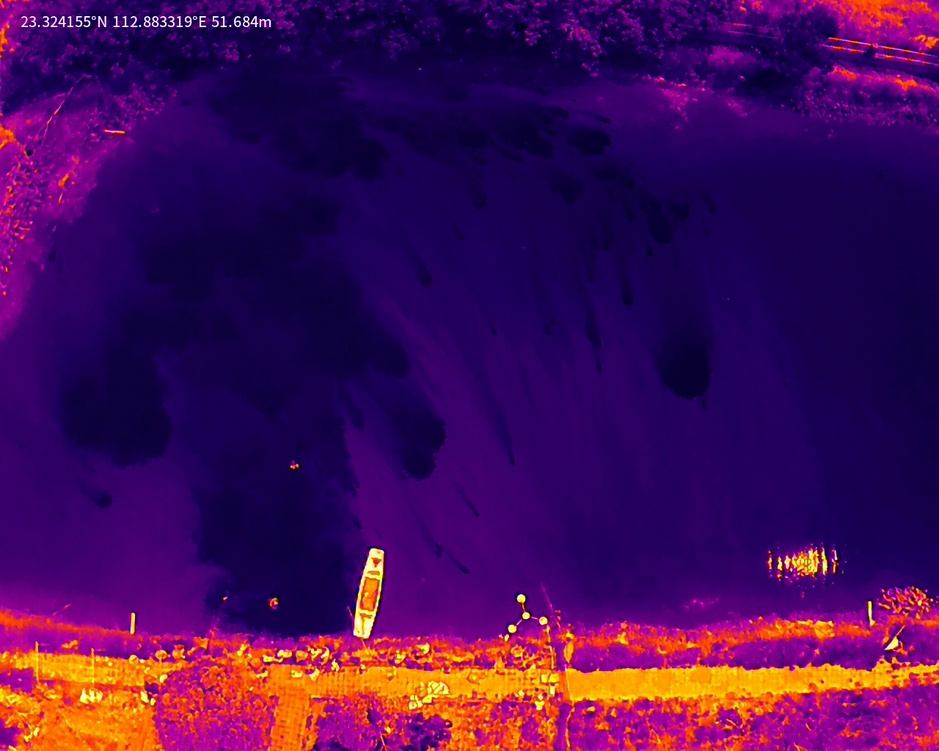
#> input picture 红外/imgs/T2.JPG, 939 x 751 px, shrunk from 1280 x 1024 before the run
$ python '红外其他颜色.py'
#> lines starting #> are read from the running program, lines starting #| are printed output that depends on the picture
import numpy as np
from PIL import Image
import matplotlib.pyplot as plt


image = Image.open('imgs/T2.JPG')
#> image is the input picture: PIL image 939x751 RGB; mean R, G, B 69.4, 12.9, 86.5
# 将图像转换为 numpy 数组
image_array = np.array(image)

# 检查图像的维度
print("Image shape:", image_array.shape)
#| Image shape: (751, 939, 3)
# 假设近红外波段在红色通道，绿光波段在绿色通道
nir_band = image_array[:, :, 0]  # 红色通道
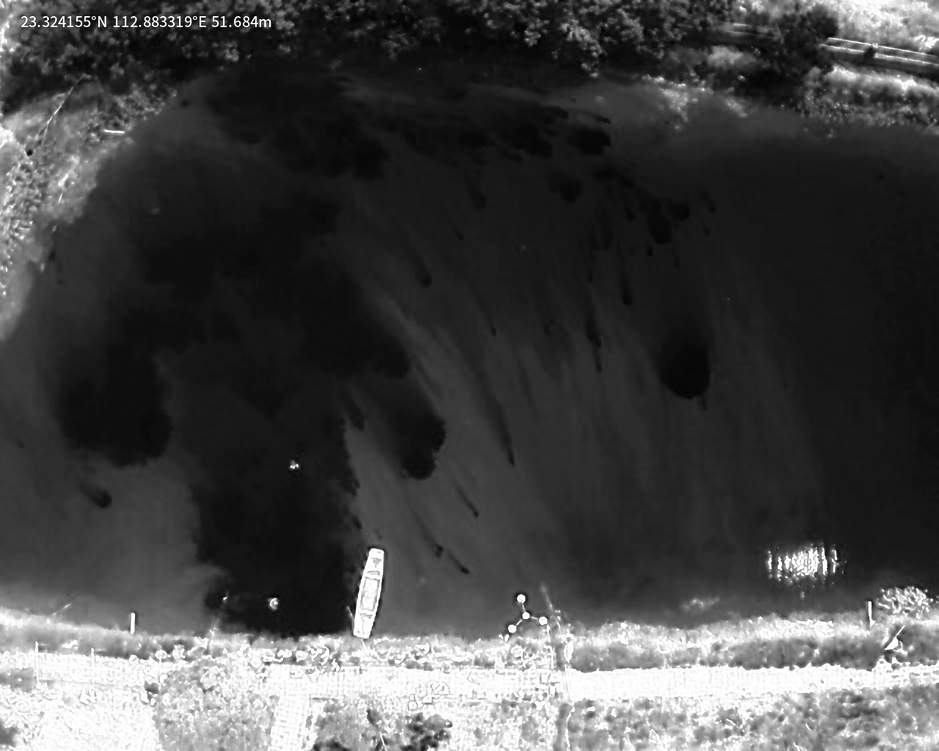
#> nir_band: shape (751, 939); min 0, max 255, mean 69.4
green_band = image_array[:, :, 1]  # 绿色通道
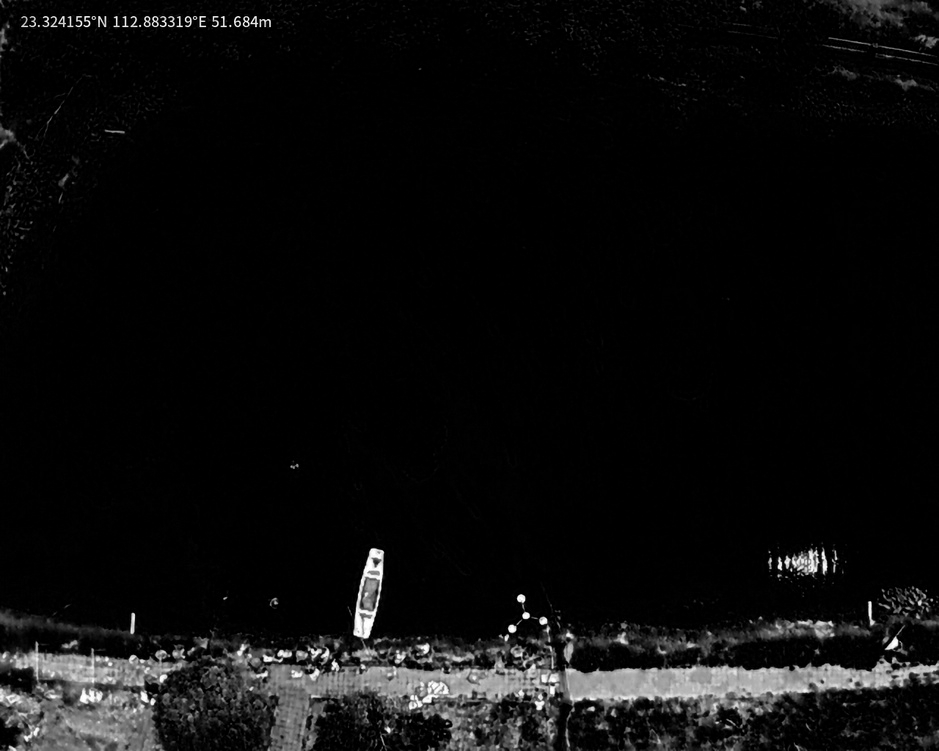
#> green_band: shape (751, 939); min 0, max 255, mean 12.9

# 计算 NDWI
ndwi = (green_band.astype(float) - nir_band.astype(float)) / ((green_band + nir_band))
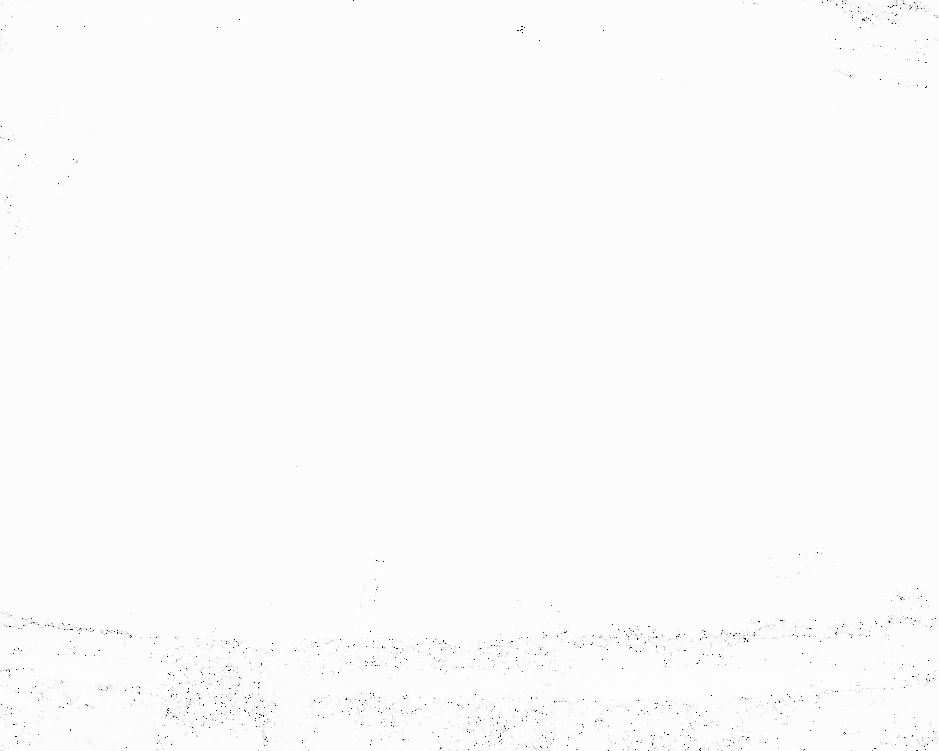
#> ndwi: shape (751, 939) float64; 0.05% of the values are NaN or infinite; the others: min -201, max 1, mean -1.29; drawn with min black, max white, NaN and infinite black

# 显示 NDWI 图像
plt.imshow(ndwi, cmap='BrBG')  # 使用绿色-棕色渐变色板
plt.colorbar()
plt.title('NDWI')
plt.show()
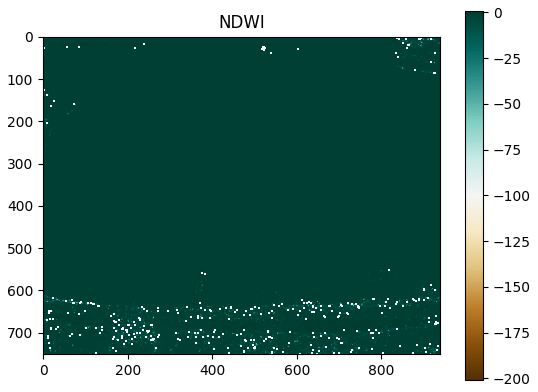
#> figure drawn by matplotlib, 2 panels

# 假彩色合成：将红外通道 (红色) 映射到R，红色映射到G，绿色映射到B
false_color_image = np.dstack((nir_band, image_array[:, :, 0], image_array[:, :, 1]))
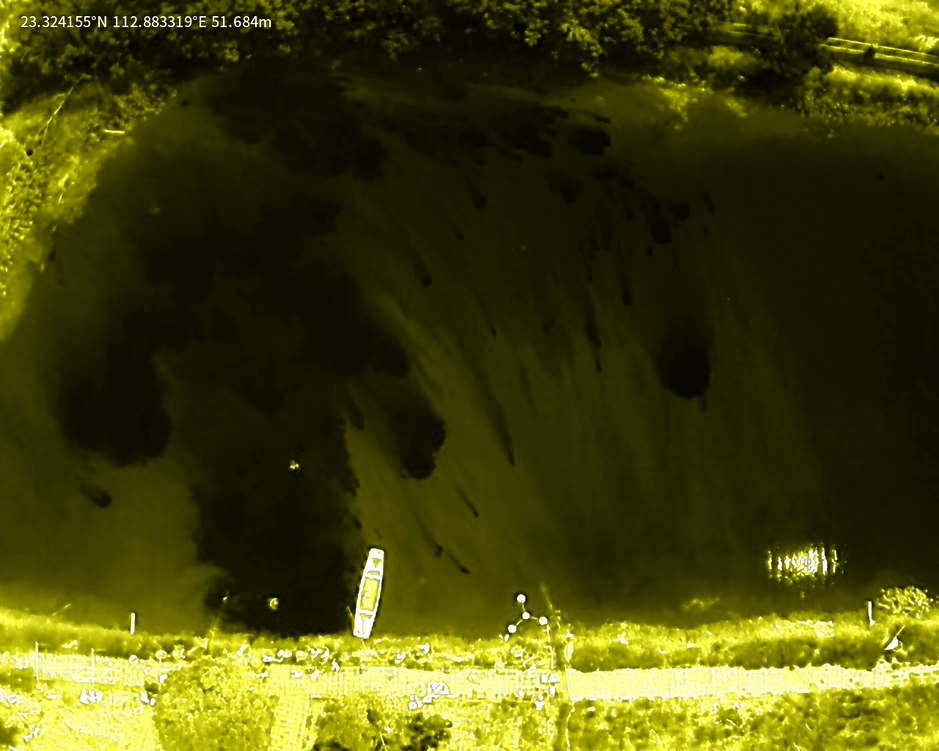
#> false_color_image: shape (751, 939, 3); mean R, G, B 69.4, 69.4, 12.9
# 归一化
false_color_image = false_color_image / np.max(false_color_image)

# 显示假彩色图像
plt.imshow(false_color_image)
plt.title('False Color Composite')
plt.axis('off')
plt.show()

$ run again, with 红外/imgs/T.JPG copied over 红外/imgs/T2.JPG
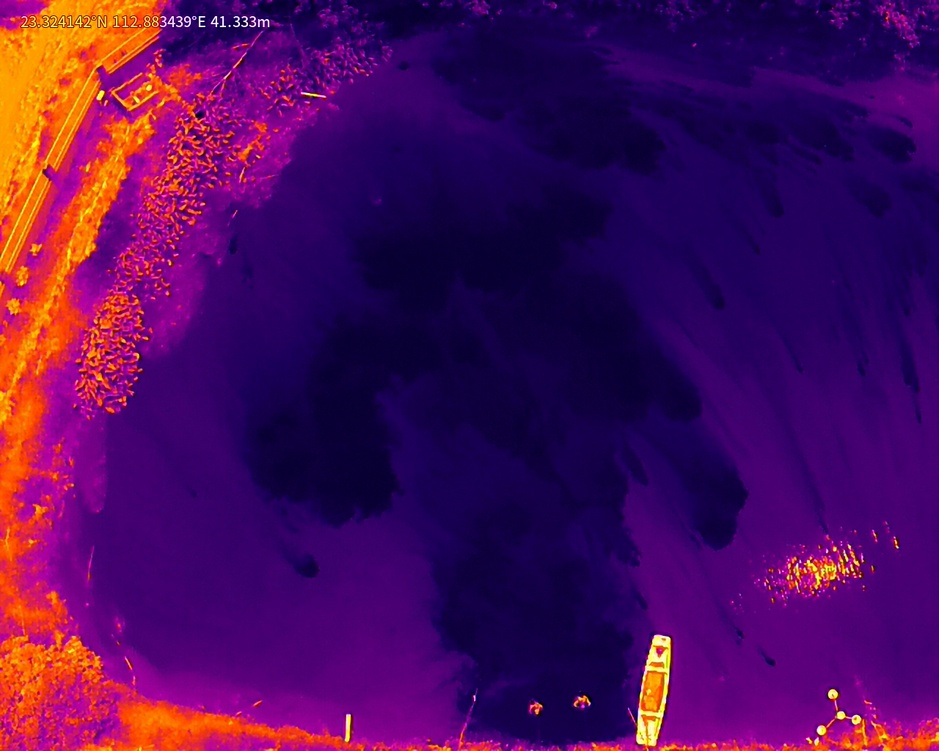
#> input picture 红外/imgs/T.JPG, 939 x 751 px, shrunk from 1280 x 1024 before the run
#> image is the input picture: PIL image 939x751 RGB; mean R, G, B 76.3, 11.7, 89.5
#| Image shape: (751, 939, 3)
#> `plt.show()`:
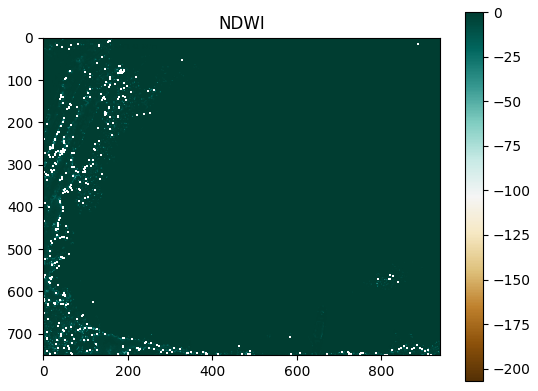
#> figure drawn by matplotlib, 2 panels
#> `false_color_image = np.dstack((nir_band, image_array[:, :, 0], image_a..`:
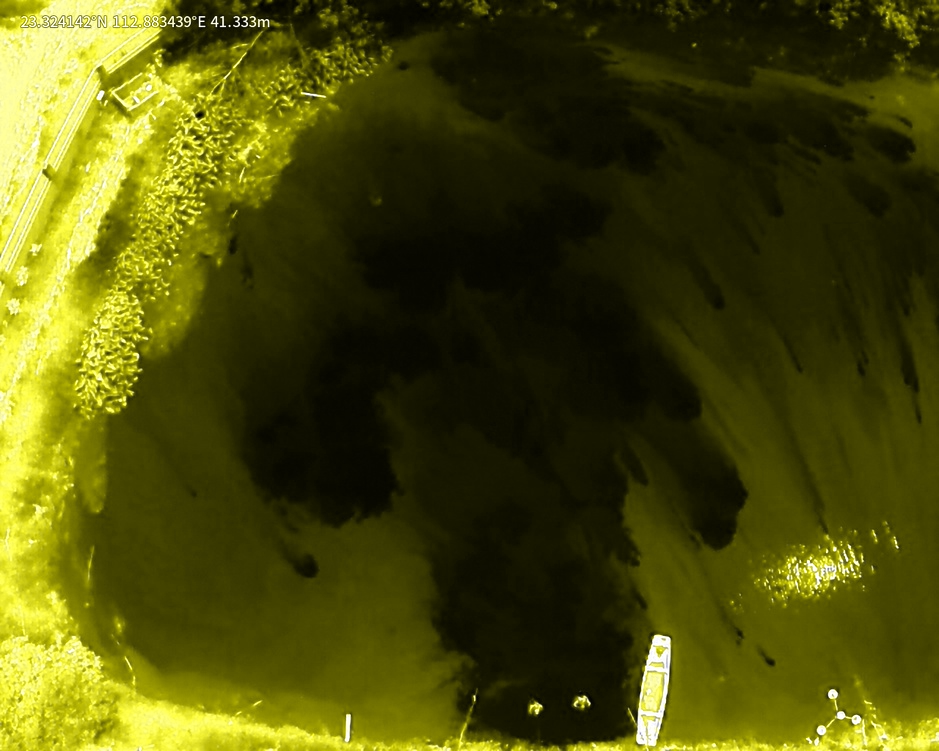
#> false_color_image: shape (751, 939, 3); mean R, G, B 76.3, 76.3, 11.7
